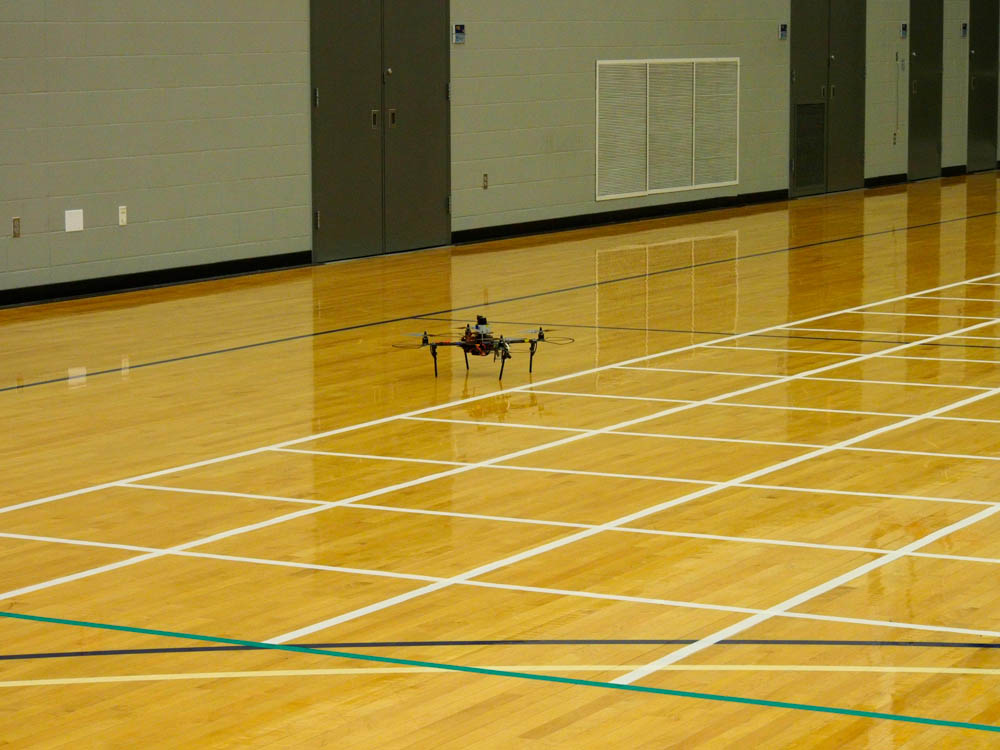
#> input picture vision/arena.jpg, 1000 x 750 px
$ python lines_sample.py   (Python 2 division)
#> lines starting #> are read from the running program, lines starting #| are printed output that depends on the picture
#!/usr/bin/python
import cv2
import numpy as np
import sys
import math
import matplotlib.pyplot as plt
from scipy.ndimage.filters import gaussian_filter
import numpy as np
import math


EPSILON = 1e-2
ANGLE_EPSILON = .1

def norm(x):
	return math.sqrt(sum([y*y for y in x]))

def equals(l1,l2):
	return norm(np.cross(l1,l2))<EPSILON

def angle(l):
	if len(l)==3:
		return math.atan2(l[1],l[0])
	return math.atan2(l[3]-l[1],l[2]-l[0])

def parallel(l1,l2):
	return abs(abs(abs((angle(l1)-angle(l2))%(2*math.pi))-math.pi)-math.pi)<ANGLE_EPSILON

def dist(x1,x2):
	return math.sqrt((x2[0]-x1[0])**2+(x2[1]-x1[1])**2)

def get_segments(fn):
	'''Line segments from image. Returns [x1,y1,x2,y2], indexed from the top left of the image'''
#> called with fn = 'arena.jpg'
	src = cv2.imread(fn)
#> src is the input picture: shape (750, 1000, 3); mean B, G, R 60.6, 136.9, 161.7
	red = src[:,:,0]
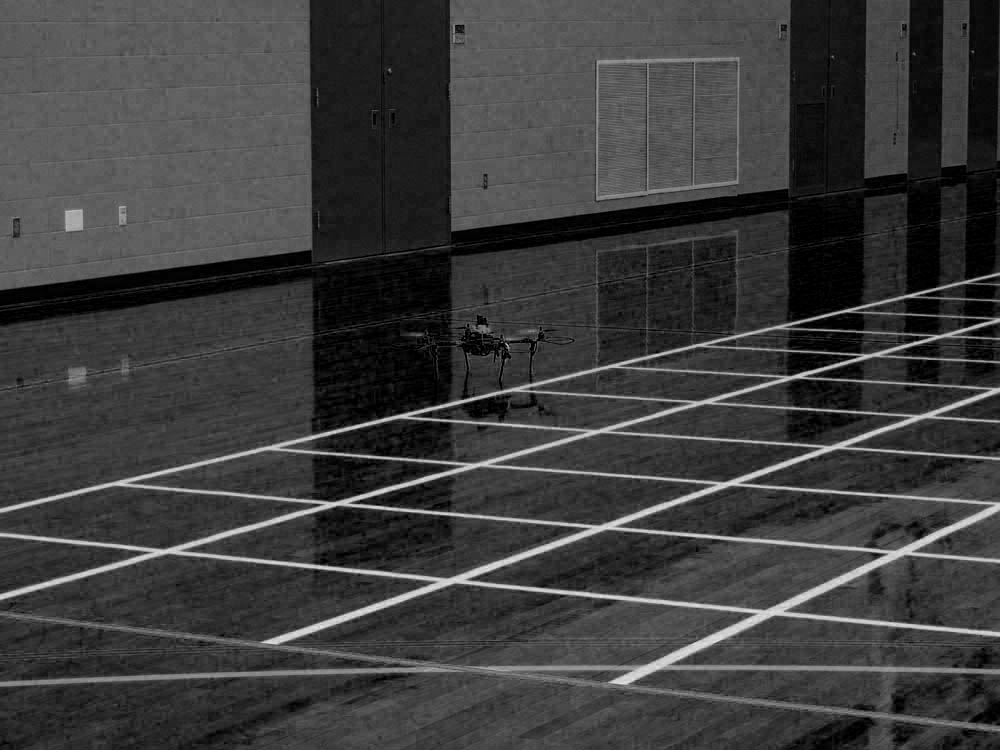
#> red: shape (750, 1000); min 0, max 236, mean 60.6
	red[red < 150] = 0
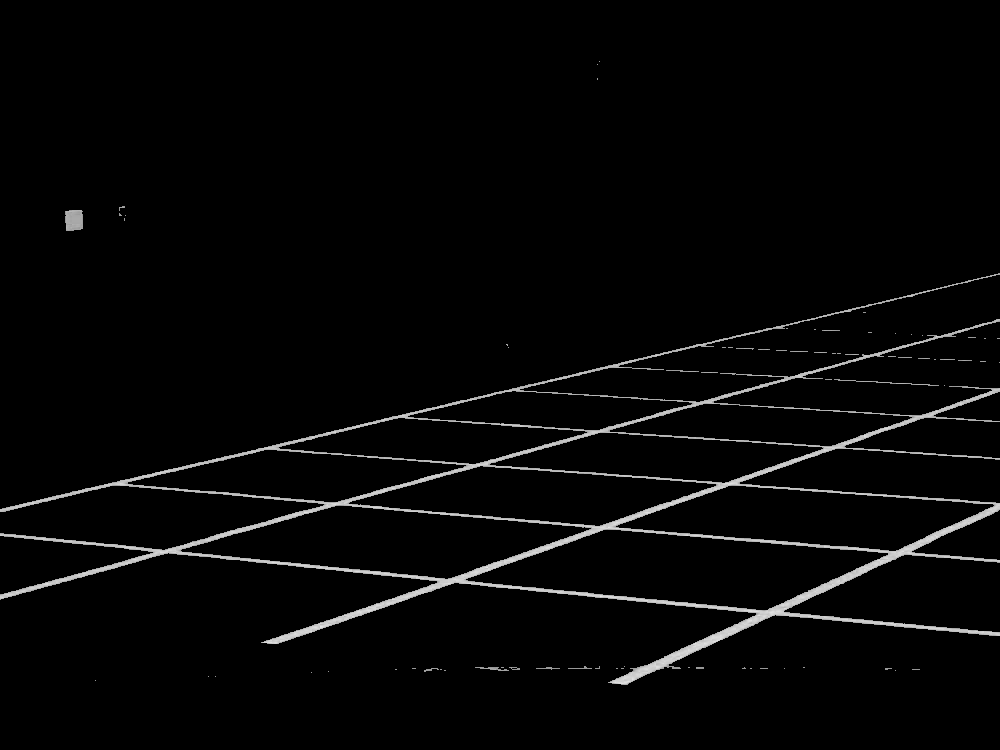
#> red: shape (750, 1000); min 0, max 236, mean 6.2
	lines = cv2.HoughLinesP(red, 1, math.pi/180.0, 50, np.array([]), 50, 20)
#> lines = 61 rows, first 6: [267, 643, 999, 391], [105, 484, 999, 562], [0, 533, 874, 624], [267, 642, 999, 390], [263, 642, 999, 389], [1, 534, 789, 616]
	print 'Found %d lines' % lines.shape[1]
#| Found 1 lines

	# lines = [[[0,0,100,100]]]
	h, w = red.shape
#> h = 750; w = 1000
	blank = np.zeros((h, w, 3))

	lines2 = []
	segs = []
	for x1,y1,x2,y2 in lines[0]:
		d = np.cross([x1,y1,1],[x2,y2,1])
		lines2.append(d)
		segs.append([x1,y1,x2,y2])
#> this loop made 1 pass
#> (x1, y1, x2, y2, d) on pass 1: (267, 643, 999, 391, [252, 732, -537960])
#> after the loop, lines2 = [[252, 732, -537960]]; segs = [[267, 643, 999, 391]]

	while True:
		br = False
		for i in xrange(len(segs)):
			if br:
				break
			for j in xrange(i+1,len(segs)):
				if br:
					break
				if parallel(segs[i],segs[j]):
					a=segs[i][:2]+segs[j][2:]
					b=segs[j][:2]+segs[i][2:]
					if parallel(a,b):
						x0=segs[i][:2]
						x1=segs[i][2:]
						x2=segs[j][:2]
						x3=segs[j][2:]
						if dist(x1,x2)>dist(x1,x0):
							x0,x2 = x2,x0
						if dist(x1,x3)>dist(x1,x0):
							x0,x3 = x3,x0
						if dist(x0,x2)>dist(x0,x1):
							x1,x2 = x2,x1
						if dist(x0,x3)>dist(x0,x1):
							x1,x3 = x3,x1
						#print '%s and %s became %s with angles %f and %f' % (segs[i],segs[j],x0+x1,angle(segs[i])-angle(segs[j]),angle(a)-angle(b))
						segs[i] = x0 + x1
						segs.pop(j)
						br = True
		if br:
			continue
		break
	return segs


def main():
	try:
		fn = sys.argv[1]
	except:
		fn = "arena.jpg"
	segs = get_segments(fn)
#> segs = [[267, 643, 999, 391]]
	# for [x1,y1,x2,y2] in segs:
	# 	plt.plot([x1, x2], [-y1, -y2])
	# plt.show()

if __name__ == '__main__':
	main()

$ run again, with vision/quad1.jpg copied over vision/arena.jpg
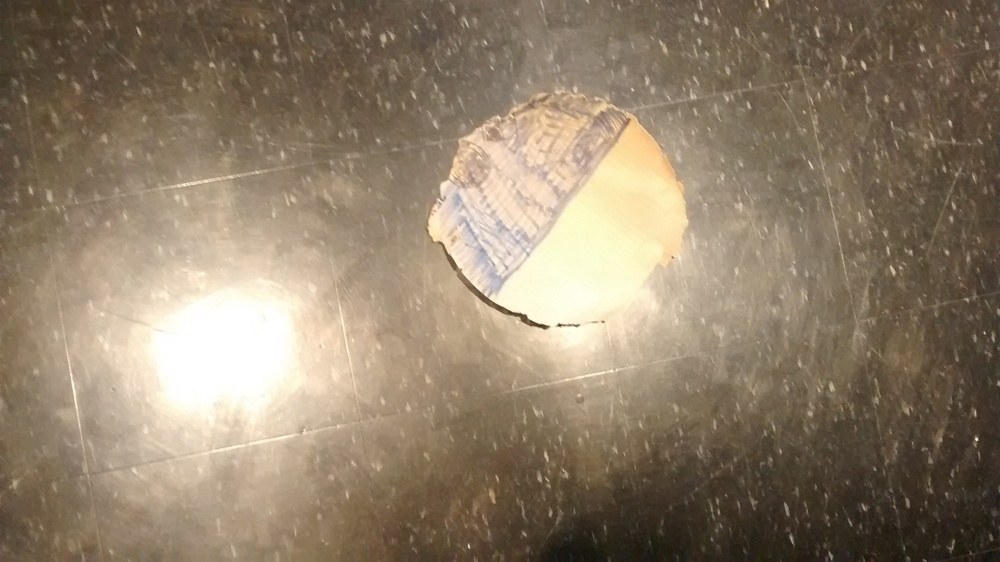
#> input picture vision/quad1.jpg, 1000 x 562 px, shrunk from 2592 x 1456 before the run
#> in get_segments, src is the input picture: shape (562, 1000, 3); mean B, G, R 106.1, 127.4, 143.7
#> in get_segments, `red = src[:,:,0]`:
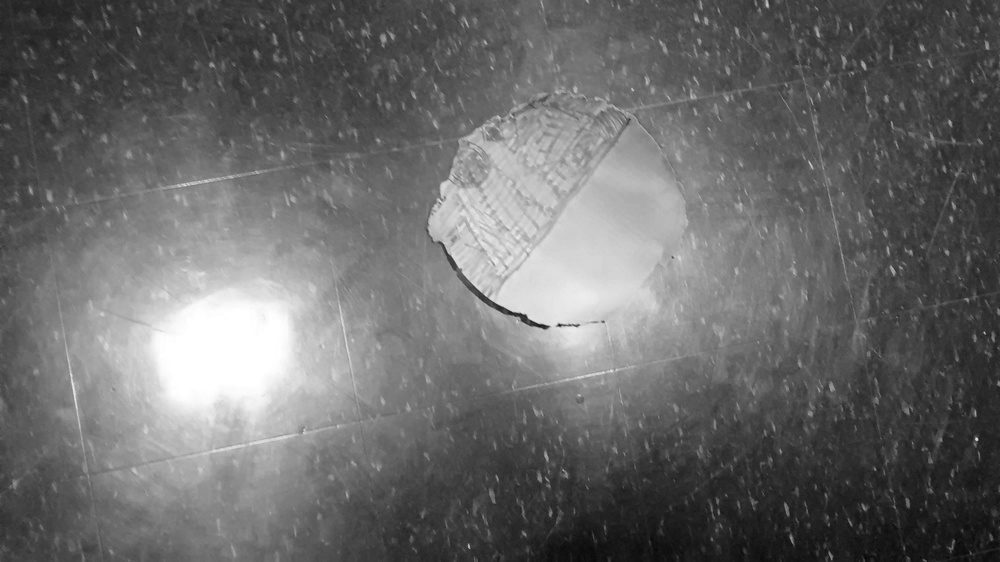
#> red: shape (562, 1000); min 4, max 255, mean 106.1
#> in get_segments, `red[red < 150] = 0`:
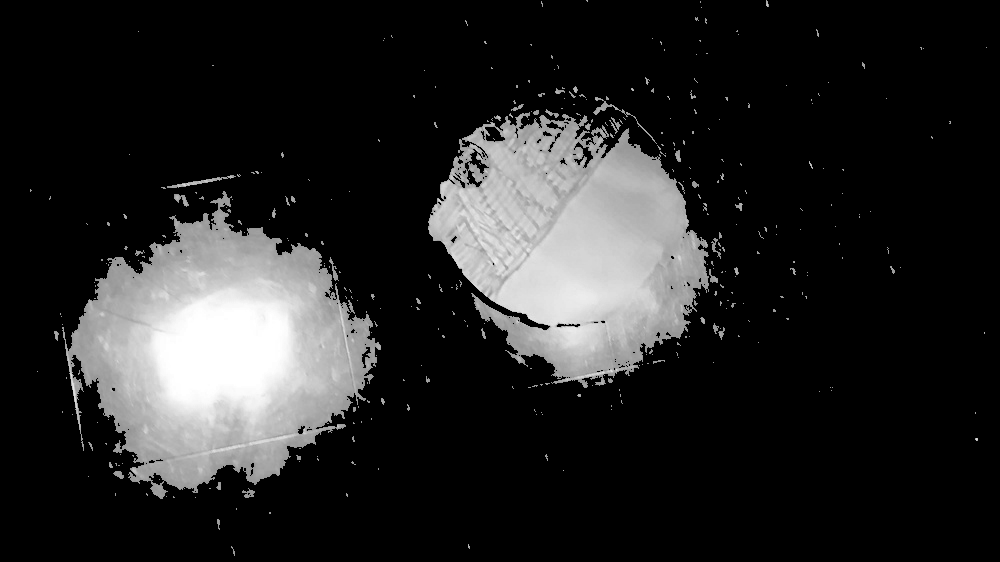
#> red: shape (562, 1000); min 0, max 255, mean 37.8
#> lines = 492 rows, first 6: [454, 259, 690, 178], [474, 297, 679, 183], [116, 475, 374, 355], [71, 384, 374, 342], [464, 320, 717, 280], [439, 287, 715, 277]
#| Found 1 lines
#> the loop in get_segments, `for x1,y1,x2,y2 in lines[0]:` made 1 pass
#> (x1, y1, x2, y2, d) on pass 1: (454, 259, 690, 178, [81, 236, -97898])
#> after the loop in get_segments, `for x1,y1,x2,y2 in lines[0]:`: lines2 = [[81, 236, -97898]]; segs = [[454, 259, 690, 178]]

$ run again, with vision/quad2.jpg copied over vision/arena.jpg
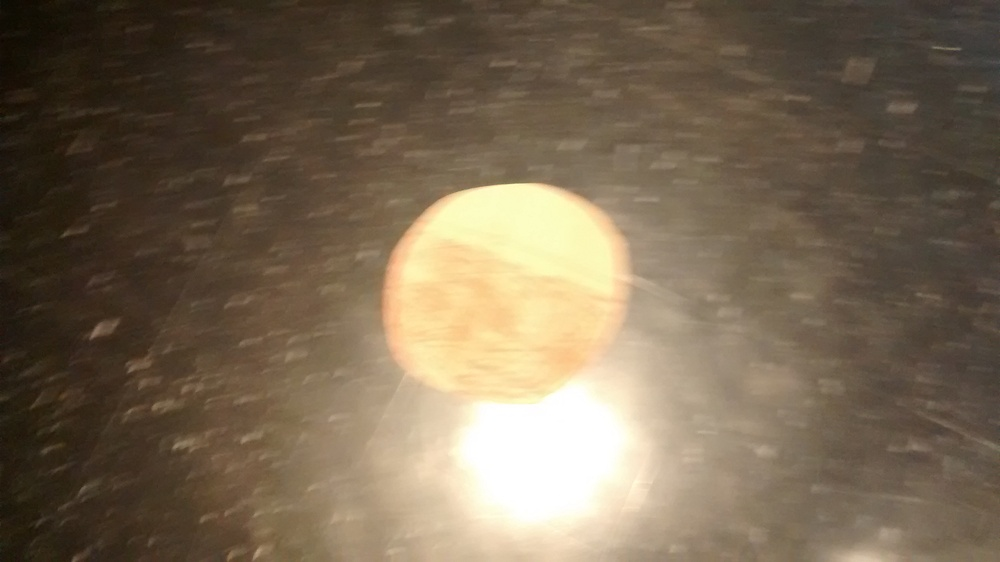
#> input picture vision/quad2.jpg, 1000 x 562 px, shrunk from 2592 x 1456 before the run
#> in get_segments, src is the input picture: shape (562, 1000, 3); mean B, G, R 82.9, 104, 119.6
#> in get_segments, `red = src[:,:,0]`:
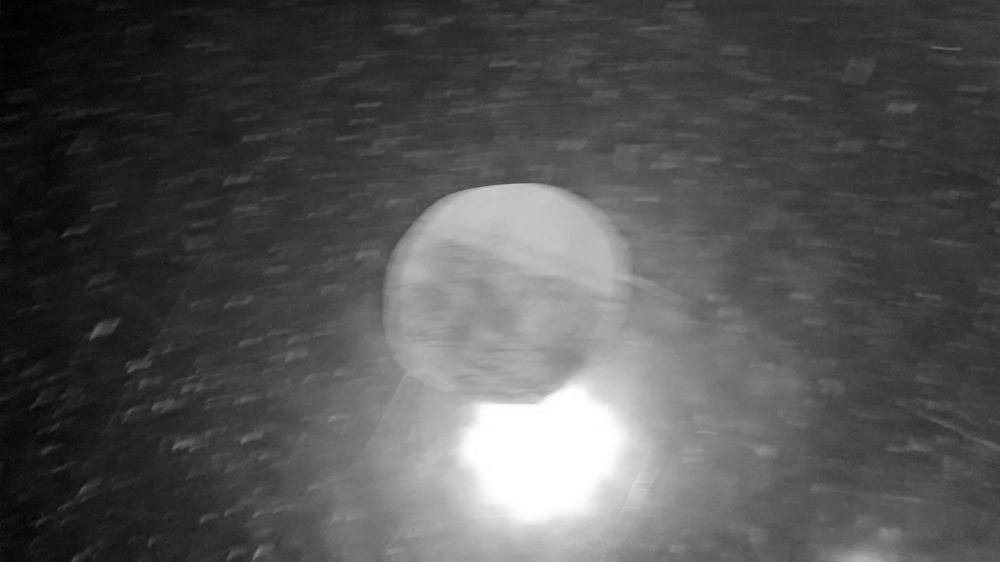
#> red: shape (562, 1000); min 0, max 255, mean 82.9
#> in get_segments, `red[red < 150] = 0`:
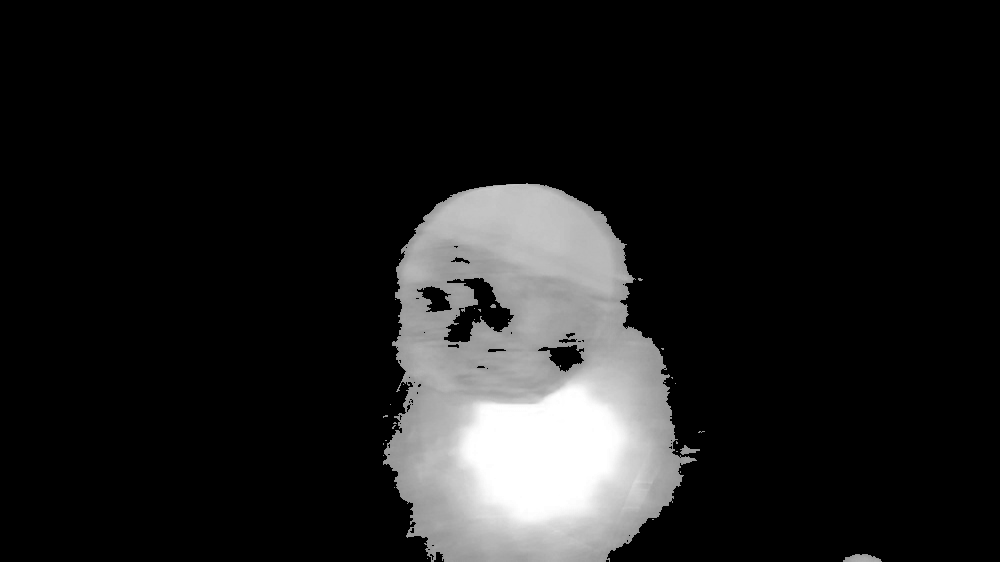
#> red: shape (562, 1000); min 0, max 255, mean 29.1
#> lines = 363 rows, first 6: [406, 535, 627, 314], [385, 463, 613, 235], [447, 199, 674, 426], [398, 280, 641, 523], [492, 305, 674, 487], [401, 253, 659, 511]
#| Found 1 lines
#> the loop in get_segments, `for x1,y1,x2,y2 in lines[0]:` made 1 pass
#> (x1, y1, x2, y2, d) on pass 1: (406, 535, 627, 314, [221, 221, -207961])
#> after the loop in get_segments, `for x1,y1,x2,y2 in lines[0]:`: lines2 = [[221, 221, -207961]]; segs = [[406, 535, 627, 314]]
